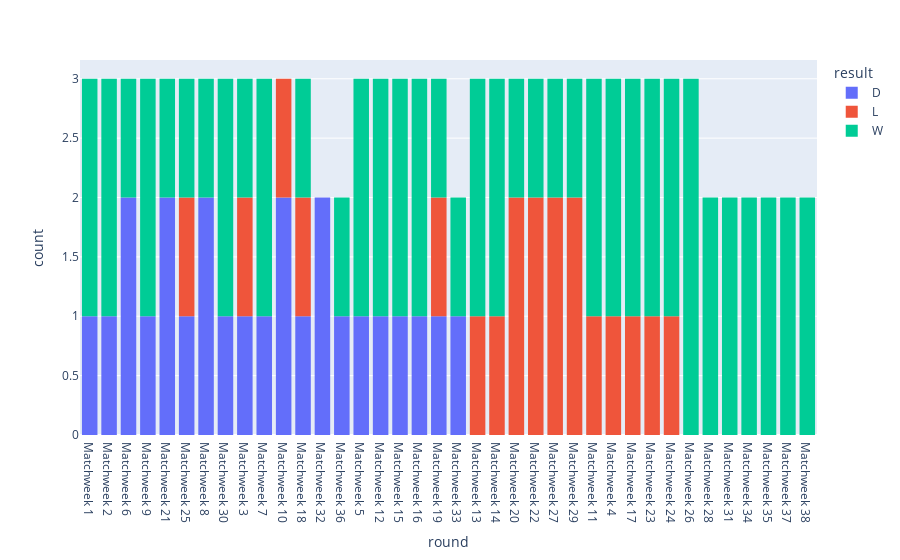

The code cell stored with this chart in its notebook:
### Code cell
#PLOTLY VISUALIZE LIVERPOOL MATCHES on the basis of round whether goal scored or not
import plotly.express as px

px.histogram(matches[matches["team"] == "Liverpool"], x="round", color="result")

### Figure 1 — Plotly figure (JSON) as saved in the notebook; plotly's stock layout.template omitted (floating-point values rounded to 4 significant figures)
{"data": [{"alignmentgroup": "True", "bingroup": "x", "hovertemplate": "result=D<br>round=%{x}<br>count=%{y}<extra></extra>", "legendgroup": "D", "marker": {"color": "#636efa"}, "name": "D", "offsetgroup": "D", "orientation": "v", "showlegend": true, "type": "histogram", "x": ["Matchweek 1", "Matchweek 2", "Matchweek 6", "Matchweek 9", "Matchweek 21", "Matchweek 25", "Matchweek 8", "Matchweek 30", "Matchweek 3", "Matchweek 6", "Matchweek 7", "Matchweek 10", "Matchweek 18", "Matchweek 21", "Matchweek 32", "Matchweek 36", "Matchweek 5", "Matchweek 8", "Matchweek 10", "Matchweek 12", "Matchweek 15", "Matchweek 16", "Matchweek 19", "Matchweek 32", "Matchweek 33"], "xaxis": "x", "yaxis": "y"}, {"alignmentgroup": "True", "bingroup": "x", "hovertemplate": "result=L<br>round=%{x}<br>count=%{y}<extra></extra>", "legendgroup": "L", "marker": {"color": "#EF553B"}, "name": "L", "offsetgroup": "L", "orientation": "v", "showlegend": true, "type": "histogram", "x": ["Matchweek 3", "Matchweek 10", "Matchweek 13", "Matchweek 14", "Matchweek 19", "Matchweek 20", "Matchweek 22", "Matchweek 27", "Matchweek 29", "Matchweek 11", "Matchweek 20", "Matchweek 4", "Matchweek 17", "Matchweek 18", "Matchweek 22", "Matchweek 23", "Matchweek 24", "Matchweek 25", "Matchweek 29", "Matchweek 27"], "xaxis": "x", "yaxis": "y"}, {"alignmentgroup": "True", "bingroup": "x", "hovertemplate": "result=W<br>round=%{x}<br>count=%{y}<extra></extra>", "legendgroup": "W", "marker": {"color": "#00cc96"}, "name": "W", "offsetgroup": "W", "orientation": "v", "showlegend": true, "type": "histogram", "x": ["Matchweek 4", "Matchweek 5", "Matchweek 11", "Matchweek 12", "Matchweek 15", "Matchweek 16", "Matchweek 17", "Matchweek 18", "Matchweek 23", "Matchweek 24", "Matchweek 7", "Matchweek 26", "Matchweek 1", "Matchweek 2", "Matchweek 4", "Matchweek 5", "Matchweek 8", "Matchweek 9", "Matchweek 12", "Matchweek 13", "Matchweek 14", "Matchweek 15", "Matchweek 16", "Matchweek 17", "Matchweek 22", "Matchweek 23", "Matchweek 24", "Matchweek 25", "Matchweek 26", "Matchweek 19", "Matchweek 28", "Matchweek 29", "Matchweek 27", "Matchweek 31", "Matchweek 30", "Matchweek 34", "Matchweek 35", "Matchweek 33", "Matchweek 37", "Matchweek 38", "Matchweek 1", "Matchweek 2", "Matchweek 3", "Matchweek 6", "Matchweek 7", "Matchweek 9", "Matchweek 11", "Matchweek 13", "Matchweek 14", "Matchweek 20", "Matchweek 21", "Matchweek 26", "Matchweek 28", "Matchweek 30", "Matchweek 31", "Matchweek 35", "Matchweek 34", "Matchweek 36", "Matchweek 37", "Matchweek 38"], "xaxis": "x", "yaxis": "y"}], "layout": {"barmode": "relative", "legend": {"title": {"text": "result"}, "tracegroupgap": 0}, "margin": {"t": 60}, "xaxis": {"anchor": "y", "domain": [0, 1], "title": {"text": "round"}}, "yaxis": {"anchor": "x", "domain": [0, 1], "title": {"text": "count"}}}}
